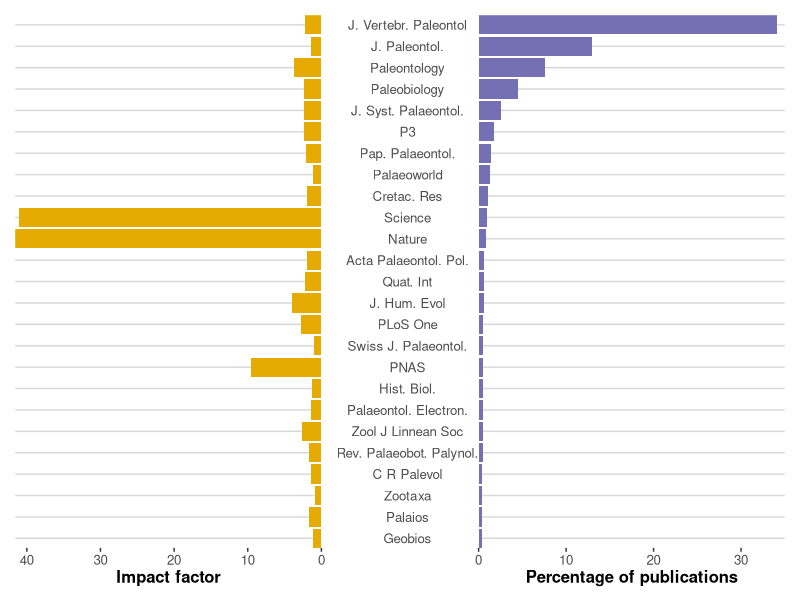

Write the R code that produced this figure.
# Load packages -----------------------------------------------------------
library(ggplot2)
library(RColorBrewer)
library(patchwork)

# Plotting parameters -----------------------------------------------------
pal <- brewer.pal(8, "Dark2")[c(3,6)]
theme_set(ggthemes::theme_hc())

# Load data ---------------------------------------------------------------
topjournals <- read.csv(file.path("data","topjournals.csv"))
topjournals$value2 <- NA
topjournals$value2[topjournals$name=="jif"] <- topjournals$value[topjournals$name=="records"]


# Plots -------------------------------------------------------------------

# a. Percentage publications ----------------------------------------------
p1 <- ggplot(topjournals[topjournals$name == "records",], aes(x=reorder(abbrev, value), y=value)) +
  geom_bar(stat="identity", fill=pal[1]) +
  ylim(0, 35)+
  coord_flip(expand = F) +
  theme(axis.title.y=element_blank(),
        axis.title.x=element_text(face="bold"),
        axis.ticks.length.y.left = unit("0", "cm"),
        axis.text.y = element_text(hjust=0.5)
  ) +
  labs(y="Percentage of publications")


# b. Impact factor --------------------------------------------------------
p2 <- ggplot(topjournals[topjournals$name == "jif",], 
             aes(x=reorder(abbrev, value2), y=value)) +
  geom_bar(stat="identity", fill=pal[2]) +
  scale_y_continuous(breaks = -seq(0,44, 10), labels=seq(0,44, 10))+
  coord_flip(expand = F) +
  theme(axis.title.y=element_blank(),
        axis.text.y = element_blank(),
        axis.title.x=element_text(face="bold"),
        axis.ticks.length.y.left = unit("0", "cm")
  ) +
  labs(y="Impact factor") 


# c. Save plot ------------------------------------------------------------
svg(file.path("figs", "Fig01_journals.svg"), w=8, h=6)
p2 + p1
dev.off()
